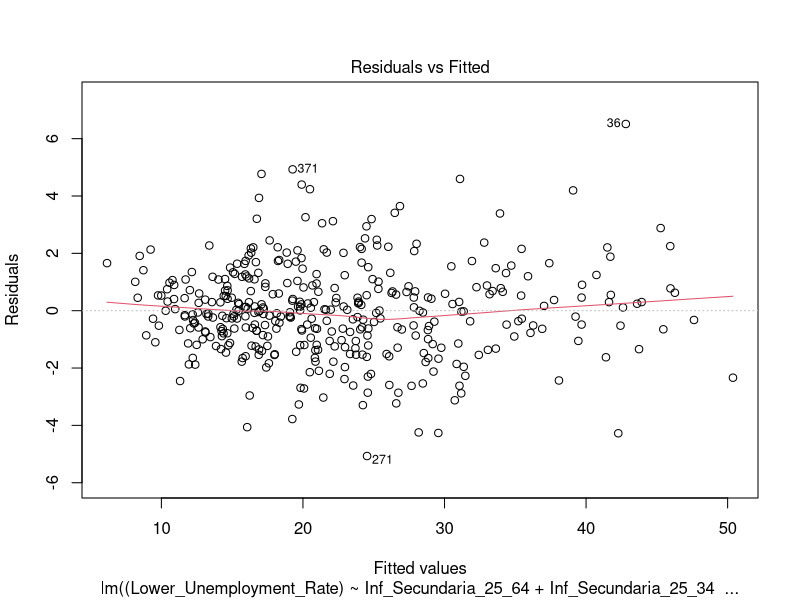
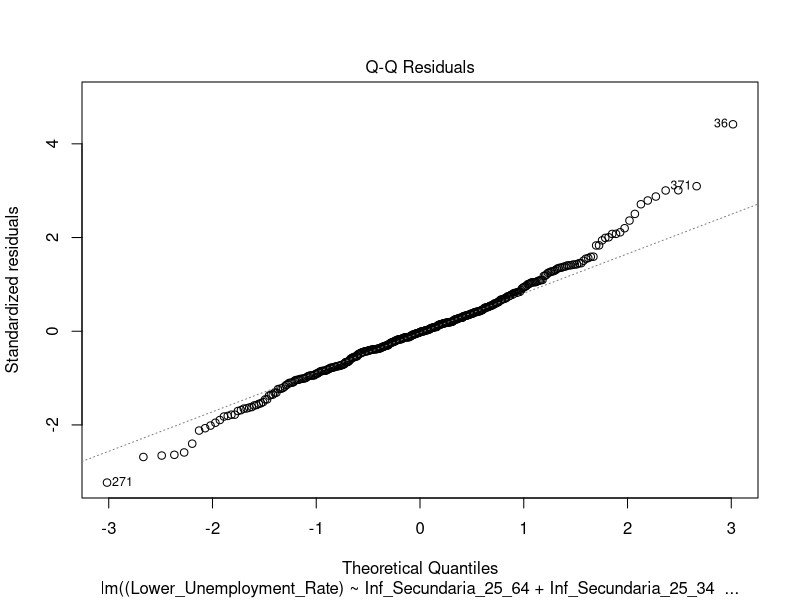
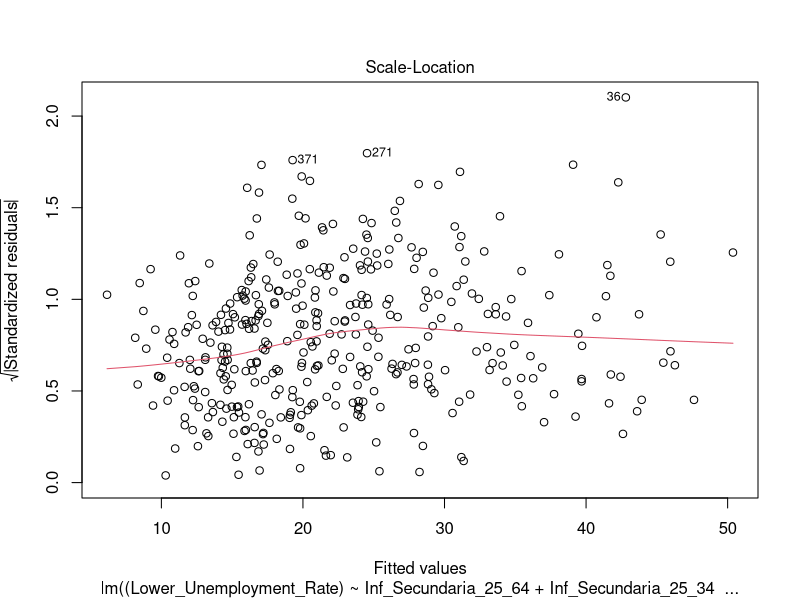
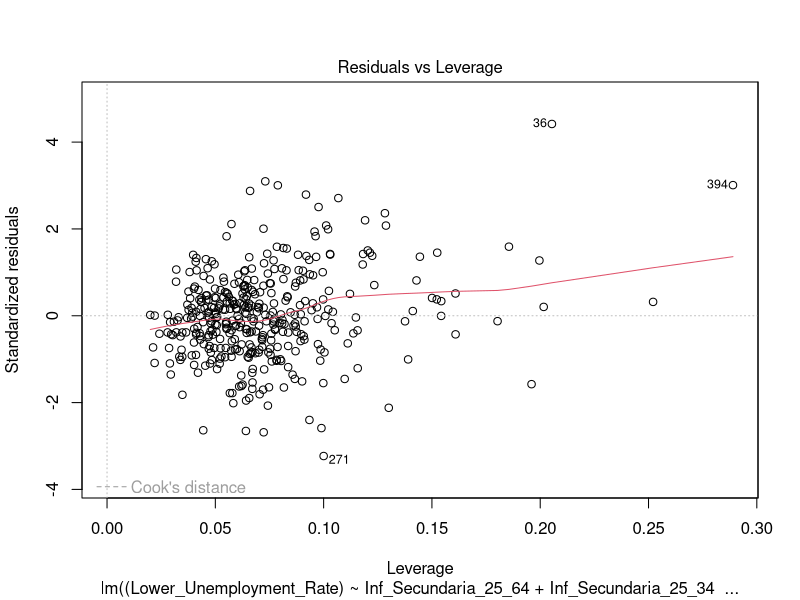
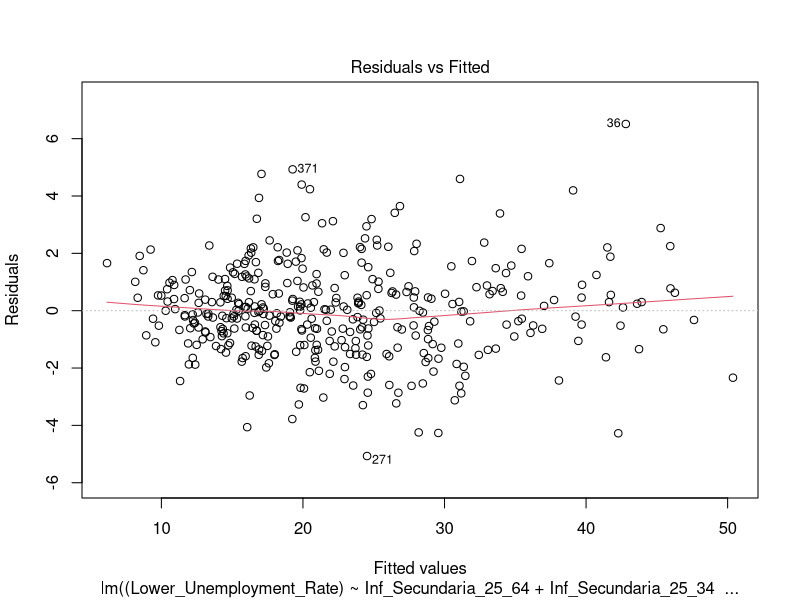
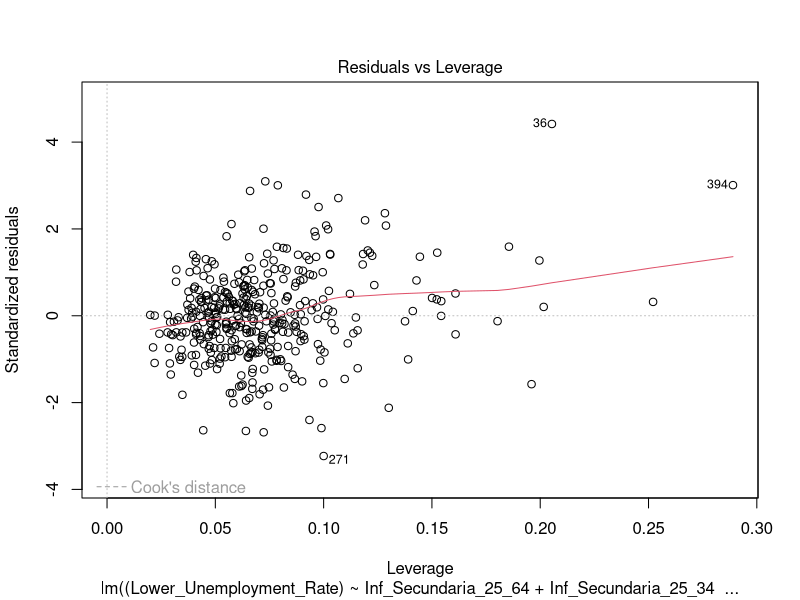

Write R code to recreate these figures, in order. (Note: this script raises an error after producing the figures.)
#Set the same seed
set.seed(123)

library(tidyverse)
library(dplyr)
library(MASS)

data1 <- read.csv("./dataset1.csv")
data2 <- read.csv("./dataset2.csv")
summary(data1)
summary(data2)
#names of columns
names(data1)
names(data2)

#Mixing both datasets
mixedDf <- inner_join(data1, data2, by = c("CCAA", "Sex", "Year"))

#Remove NAs values
mixedDf <- na.omit(mixedDf)
summary(mixedDf)
dim(mixedDf)

# Mod1 using F1
mod1 <- lm((Lower_Unemployment_Rate) ~ Inf_Secundaria_25_64 + Inf_Secundaria_25_34 + 
             Inf_Secundaria_55_64 + Segunda_Etapa_25_64 + Segunda_Etapa_25_34 + 
             Segunda_Etapa_55_64 + Superior_25_64 + Superior_25_34 + Superior_55_64 +
             Age12_Suitability + Age15_Suitability + Middle_Unemployment_Rate + 
             Upper_Unemployment_Rate + Lower_Emp_Rate_25_64 + Lower_Emp_Rate_25_34 +
             Middle_Emp_Rate_25_64 + Middle_Emp_Rate_25_34 + Upper_Emp_Rate_25_64 + 
             Upper_Emp_Rate_25_34 + Lower_Activity_Rate_25_64 + Lower_Activity_Rate_25_34 +
             Middle_Activity_Rate_25_64 + Middle_Activity_Rate_25_34 + 
             Upper_Activity_Rate_25_64 + Upper_Activity_Rate_25_34 + Sex + Year, data = mixedDf)

#Plotting mod1
plot(mod1)

# Summary 
summary(mod1)

#Firstly we will detect and eliminate the noise
######Checking for outliers######
plot(mod1,1)

res_stud <- rstudent(mod1)
outliers <- which(abs(res_stud) > 3)
print(outliers)

######Leverage points######
plot(mod1,5)
sort(cooks.distance(mod11))
#We can see that firstly the observations 36, 306 and 373 could be outliers in the 
#Residuals vs Fitted plot (line 43). 
#Moreover, looking ate the Residuals vs Leverage plot (line 50), 
#the values 36 abd 394 could also be leverage points
#Aditionaly, in lines 84 and 85 we computed the outliers with the formula, with this
#we can see that the observations 303, 370 and 391 are also outliers.
#We proceed with the elimination

noise_names <- c("36", "268", "271", "368", "370", "371", "373", "391", "394")

#Filter the original dataset finding the four values
mixedDfSubset <- mixedDf[!(rownames(mixedDf) %in% noise_names), ]

summary(mixedDfSubset)

#Now that the outliers and leverage points have been erased, we will create again our model

mod_clean <- lm((Lower_Unemployment_Rate) ~ Inf_Secundaria_25_64 + Inf_Secundaria_25_34 + 
                  Inf_Secundaria_55_64 + Segunda_Etapa_25_64 + Segunda_Etapa_25_34 + 
                  Segunda_Etapa_55_64 + Superior_25_64 + Superior_25_34 + Superior_55_64 +
                  Age12_Suitability + Age15_Suitability + Middle_Unemployment_Rate + 
                  Upper_Unemployment_Rate + Lower_Emp_Rate_25_64 + Lower_Emp_Rate_25_34 +
                  Middle_Emp_Rate_25_64 + Middle_Emp_Rate_25_34 + Upper_Emp_Rate_25_64 + 
                  Upper_Emp_Rate_25_34 + Lower_Activity_Rate_25_64 + Lower_Activity_Rate_25_34 +
                  Middle_Activity_Rate_25_64 + Middle_Activity_Rate_25_34 + 
                  Upper_Activity_Rate_25_64 + Upper_Activity_Rate_25_34 + Sex + Year, data = mixedDfSubset)
summary(mod_clean)

#####Backward elimination#####

#For the first part of backward elimination, we will use the step() function in order to take
#the variables that could be relevant.
#This function does the backward elimination process by iteratively removing predictors
#in the model in order to optimise the AIC.
reducedModel <- step(mod_clean, direction = "backward")
summary(reducedModel)
# Compare models using AIC and BIC - lowest is better
AIC(mod_clean, reducedModel)
BIC(mod_clean, reducedModel)
#Both the AIC and BIC went down, meaning that the reduced model is better

#We will plot now the Residuals vs Fitted plot
plot(reducedModel, 1)
#Kind of a linear trend
#Now we will check the distribution of the residuals
shapiro.test(residuals(reduced_model))
#Slightly below the standard significance level of 0.05 (0.04576), 
#meaning that the residuals do not follow a normal distribution.
#However, it is very close to the threshold, so we will assume the
#normality assumption as "nearly satisfied"

#Now we will go on with the backward elimination, this time manually to reduce the amount of 
#variables, as we have some that might not be useful. We will determine a significance level
#of: alpha = 0.05

#Firstly, we will take out the variable Inf_Secundaria_25_34 with p-value of 0.09949
reducedModel2 <- lm((Lower_Unemployment_Rate) ~ Inf_Secundaria_25_64 + Inf_Secundaria_55_64 + 
                   Segunda_Etapa_25_34 + Superior_25_34 + Age12_Suitability + Age15_Suitability +
                   Middle_Unemployment_Rate + Upper_Unemployment_Rate + Lower_Emp_Rate_25_64 + 
                   Lower_Emp_Rate_25_34 + Middle_Emp_Rate_25_64 + Upper_Emp_Rate_25_64 + Upper_Emp_Rate_25_34 +
                   Lower_Activity_Rate_25_64 + Lower_Activity_Rate_25_34 + Middle_Activity_Rate_25_64 +
                   Upper_Activity_Rate_25_64 + Upper_Activity_Rate_25_34 + Year, data = mixedDfSubset)
summary(reducedModel2)
plot(reducedModel2,1)
plot(reducedModel2,5)

# Compare models again by using AIC and BIC
AIC(reduced_model, reducedModel2)
BIC(reduced_model, reducedModel2)
#Although the AIC slightly increased (~ 1 unit more), the BIC also slightly decreased (by ~ 3 units)
#For our purpose, we will choose the model with less variables

#Delete Superior_25_34 with p-value of 0.14719    
reducedModel3 <- lm((Lower_Unemployment_Rate) ~ Inf_Secundaria_25_64 + Inf_Secundaria_55_64 + 
                      Segunda_Etapa_25_34 + Age12_Suitability + Age15_Suitability + Middle_Unemployment_Rate + 
                      Upper_Unemployment_Rate + Lower_Emp_Rate_25_64 + Lower_Emp_Rate_25_34 + 
                      Middle_Emp_Rate_25_64 + Upper_Emp_Rate_25_64 + Upper_Emp_Rate_25_34 +
                      Lower_Activity_Rate_25_64 + Lower_Activity_Rate_25_34 + Middle_Activity_Rate_25_64 +
                      Upper_Activity_Rate_25_64 + Upper_Activity_Rate_25_34 + Year, data = mixedDfSubset)

summary(reducedModel3)
#AIC and BIC tests
AIC(reducedModel2, reducedModel3)
BIC(reducedModel2, reducedModel3)
#Now, no significant changes have occurred on the AIC, however, the BIC has decreased, meaning that
#the reducedModel3 could be better, we will use this one.

#Delete Inf_Secundaria_25_64 with p-value of 0.072997
reducedModel4 <- lm((Lower_Unemployment_Rate) ~ Inf_Secundaria_55_64 + Segunda_Etapa_25_34 + 
                      Age12_Suitability + Age15_Suitability + Middle_Unemployment_Rate + 
                      Upper_Unemployment_Rate + Lower_Emp_Rate_25_64 + Lower_Emp_Rate_25_34 + 
                      Middle_Emp_Rate_25_64 + Upper_Emp_Rate_25_64 + Upper_Emp_Rate_25_34 +
                      Lower_Activity_Rate_25_64 + Lower_Activity_Rate_25_34 + Middle_Activity_Rate_25_64 +
                      Upper_Activity_Rate_25_64 + Upper_Activity_Rate_25_34 + Year, data = mixedDfSubset)

summary(reducedModel4)
#AIC and BIC tests
AIC(reducedModel3, reducedModel4)
BIC(reducedModel3, reducedModel4)
#Finally, when deleting the Inf_Secundaria_25_64 predictor, both AIC and BIC increases drastically,
#meaning that the reduced model isn't the most appropiate one. Then, we will take the reducedModel3
#as our final model.
finalModel <- reducedModel3



#confidence intervals
confint(mod12)

# Compare models using R square 
#c(summary(mod1)$adj.r.squared, summary(mod12)$adj.r.squared)
